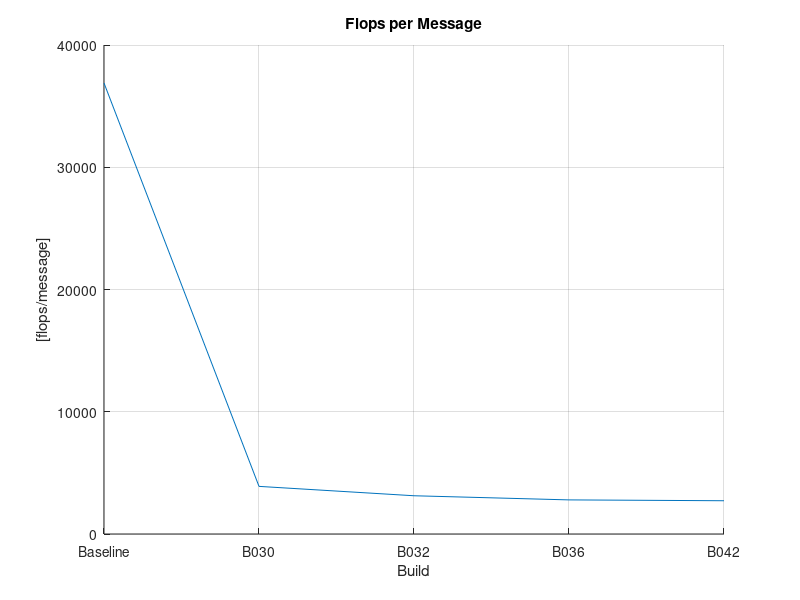

MATLAB code for this plot:
data = [];
data_points = 0;
builds = {};

%%
% number of cycles = CPU_CLK_UNHALTED.REF_TSC
% number of flops = FP_COMP_OPS_EXE.SSE_SCALAR_DOUBLE +
%                   FP_COMP_OPS_EXE.SSE_SCALAR_SINGLE + 
%                   FP_COMP_OPS_EXE.X87
%% B003 [Baseline] doubles, N=1
% -O3 -g
num_messages = 442075;
num_flops = 13974020961 + 0 + 2334003501;
num_cycles = 355138532707; % reported by vTune
num_cycles_print = 358095519066; % reported by the program itself
runtime_sec = 107.862;
bandwidth_GB_sec = 1.597;

data = [data;data_points, num_flops/num_messages];
data_points = data_points + 1;
builds = [builds, {'Baseline'}];

%% B030 floats, N=10
% -O3 -g
num_messages = 884068;
num_flops = 2052003078 + 576000864 + 816001224;
num_cycles = 59584089376; % reported by vTune
num_cycles_print = 5873471722; % reported by the program itself
runtime_sec = 18.097;
bandwidth_GB_sec = 0.931;

data = [data;data_points, num_flops/num_messages];
data_points = data_points + 1;
builds = [builds, {'B030'}];

%% B032 floats, N=10
% -O3 -g
num_messages = 884068;
num_flops = 1470002205 + 582000873 + 714001071;
num_cycles = 52960079440; % reported by vTune
num_cycles_print = 5584797774; % reported by the program itself
runtime_sec = 16.085;
bandwidth_GB_sec = 0.941;

data = [data;data_points, num_flops/num_messages];
data_points = data_points + 1;
builds = [builds, {'B032'}];

%% B036 floats, N=10
% -O3 -g
num_messages = 260215;
num_flops = 456000684 + 60000090 + 210000315;
num_cycles = 23580035370;
runtime_sec = 7.162;
bandwidth_GB_sec = 1.169;

data = [data;data_points, num_flops/num_messages];
data_points = data_points + 1;
builds = [builds, {'B036'}];

%% B042 floats, N=10
% -O3 -g
num_messages = 260215;
num_flops = 420000630 + 66000099 + 222000333;
num_cycles = 21540032310;
runtime_sec = 6.542;
bandwidth_GB_sec = 1.293;

data = [data;data_points, num_flops/num_messages];
data_points = data_points + 1;
builds = [builds, {'B042'}];

%% Plot styling
figure; hold on; grid on;
plot(data(:,1), data(:,2));
title('Flops per Message');
xlabel('Build')
ylabel('[flops/message]')
set(gca,'XTick',0:1:(data_points-1));
set(gca,'XTickLabel',builds);
print(gcf, '-r150', 'flops_per_message.png', '-dpng');